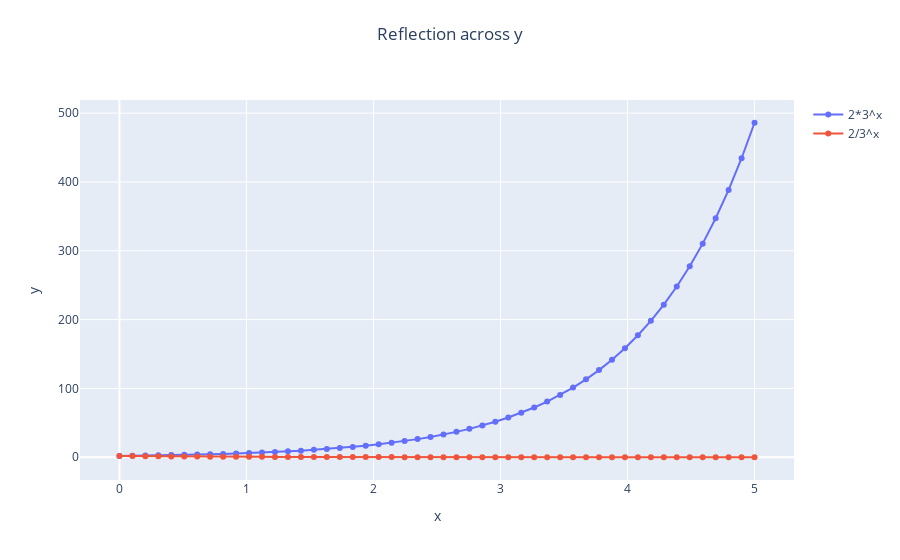

Notebook source saved alongside this figure:
### Markdown cell above
# Reflections across y
You can reflect across y using a substitution:
```
f_refl_across_x = f.subs(x, -x)
```
Once you define a function, you can add it and its reflection across y using:
```
plot = graph_funs()       # Create a graph object
plot.add_fun(f)           # Create a single function.
plot.add_refl_across_y(f) # Add its reflection.
```

## Assignment: Plot reflections across y
Study the code below and do the following:<br>
1. The reflected functions looks like zero. Zoom in into the function. Is it zero? 
2. Modify the code to reflect across y:
    $$ y = 4^x. $$

### Code cell
# Generate the list of numbers
min_x = 0.0 
max_x = 5.0
num_points = 50
x_values = np.linspace(min_x, max_x, num_points)

# Define exponential function
f = 2*3**(x)
f_refl = f.subs(x, -x)
print("Original f = ", f, " reflected f = ", f_refl)

plot = graph_funs()       # Create a graph object
plot.add_fun(f)           # Create a single function.
plot.add_refl_across_y(f) # Add its reflection.


plot.plot_functions_list(x_values=x_values, plot_title="Reflection across y")

### Figure 1 — Plotly figure (JSON) as saved in the notebook; plotly's stock layout.template omitted (floating-point values rounded to 4 significant figures)
{"data": [{"mode": "lines+markers", "name": "2*3^x", "showlegend": true, "type": "scatter", "x": [0, 0.102, 0.2041, 0.3061, 0.4082, 0.5102, 0.6122, 0.7143, 0.8163, 0.9184, 1.02, 1.122, 1.224, 1.327, 1.429, 1.531, 1.633, 1.735, 1.837, 1.939, 2.041, 2.143, 2.245, 2.347, 2.449, 2.551, 2.653, 2.755, 2.857, 2.959, 3.061, 3.163, 3.265, 3.367, 3.469, 3.571, 3.673, 3.776, 3.878, 3.98, 4.082, 4.184, 4.286, 4.388, 4.49, 4.592, 4.694, 4.796, 4.898, 5], "y": [2, 2.237, 2.503, 2.8, 3.132, 3.503, 3.919, 4.384, 4.904, 5.485, 6.136, 6.864, 7.678, 8.589, 9.608, 10.75, 12.02, 13.45, 15.04, 16.83, 18.83, 21.06, 23.56, 26.35, 29.48, 32.97, 36.89, 41.26, 46.16, 51.63, 57.76, 64.61, 72.27, 80.85, 90.44, 101.2, 113.2, 126.6, 141.6, 158.4, 177.2, 198.2, 221.7, 248.0, 277.5, 310.4, 347.2, 388.4, 434.5, 486]}, {"mode": "lines+markers", "name": "2/3^x", "showlegend": true, "type": "scatter", "x": [0, 0.102, 0.2041, 0.3061, 0.4082, 0.5102, 0.6122, 0.7143, 0.8163, 0.9184, 1.02, 1.122, 1.224, 1.327, 1.429, 1.531, 1.633, 1.735, 1.837, 1.939, 2.041, 2.143, 2.245, 2.347, 2.449, 2.551, 2.653, 2.755, 2.857, 2.959, 3.061, 3.163, 3.265, 3.367, 3.469, 3.571, 3.673, 3.776, 3.878, 3.98, 4.082, 4.184, 4.286, 4.388, 4.49, 4.592, 4.694, 4.796, 4.898, 5], "y": [2, 1.788, 1.598, 1.429, 1.277, 1.142, 1.021, 0.9125, 0.8157, 0.7292, 0.6519, 0.5828, 0.521, 0.4657, 0.4163, 0.3722, 0.3327, 0.2974, 0.2659, 0.2377, 0.2125, 0.1899, 0.1698, 0.1518, 0.1357, 0.1213, 0.1084, 0.09694, 0.08666, 0.07747, 0.06926, 0.06191, 0.05535, 0.04948, 0.04423, 0.03954, 0.03535, 0.0316, 0.02825, 0.02525, 0.02257, 0.02018, 0.01804, 0.01613, 0.01442, 0.01289, 0.01152, 0.0103, 0.009207, 0.00823]}], "layout": {"autosize": false, "title": {"text": "Reflection across y", "x": 0.5, "xanchor": "center", "y": 0.95, "yanchor": "top"}, "xaxis": {"title": {"text": "x"}}, "yaxis": {"title": {"text": "y"}}}}
